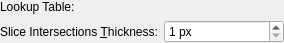
<?xml version="1.0" encoding="UTF-8"?>
<ui version="4.0">
 <class>qSlicerLabelMapVolumeDisplayWidget</class>
 <widget class="qSlicerWidget" name="qSlicerLabelMapVolumeDisplayWidget">
  <property name="geometry">
   <rect>
    <x>0</x>
    <y>0</y>
    <width>284</width>
    <height>33</height>
   </rect>
  </property>
  <property name="windowTitle">
   <string>Form</string>
  </property>
  <layout class="QGridLayout" name="gridLayout">
   <property name="margin">
    <number>0</number>
   </property>
   <item row="0" column="0">
    <widget class="QLabel" name="LookupTableLabel">
     <property name="text">
      <string>Lookup Table:</string>
     </property>
    </widget>
   </item>
   <item row="0" column="1">
    <widget class="qMRMLColorTableComboBox" name="ColorTableComboBox">
     <property name="addEnabled">
      <bool>false</bool>
     </property>
     <property name="removeEnabled">
      <bool>false</bool>
     </property>
    </widget>
   </item>
   <item row="1" column="0">
     <widget class="QLabel" name="SliceIntersectionThicknessLabel">
       <property name="text">
         <string>Slice Intersections &amp;Thickness:</string>
       </property>
       <property name="buddy">
         <cstring>SliceIntersectionThicknessSpinBox</cstring>
       </property>
     </widget>
   </item>
   <item row="1" column="1">
     <widget class="QSpinBox" name="SliceIntersectionThicknessSpinBox">
       <property name="suffix">
         <string> px</string>
       </property>
       <property name="minimum">
         <number>1</number>
       </property>
       <property name="maximum">
         <number>20</number>
       </property>
       <property name="value">
         <number>1</number>
       </property>
       <property name="singleStep">
         <number>1</number>
       </property>
       <property name="toolTip">
         <string>Width of the label outline when displayed unfilled</string>
       </property>
     </widget>
   </item>
   <item row="2" column="0" colspan="2">
    <spacer name="verticalSpacer">
     <property name="orientation">
      <enum>Qt::Vertical</enum>
     </property>
     <property name="sizeHint" stdset="0">
      <size>
       <width>20</width>
       <height>40</height>
      </size>
     </property>
    </spacer>
   </item>
  </layout>
 </widget>
 <customwidgets>
  <customwidget>
   <class>qMRMLColorTableComboBox</class>
   <extends>qMRMLNodeComboBox</extends>
   <header>qMRMLColorTableComboBox.h</header>
  </customwidget>
  <customwidget>
   <class>qMRMLNodeComboBox</class>
   <extends>QWidget</extends>
   <header>qMRMLNodeComboBox.h</header>
  </customwidget>
  <customwidget>
   <class>qSlicerWidget</class>
   <extends>QWidget</extends>
   <header>qSlicerWidget.h</header>
   <container>1</container>
  </customwidget>
 </customwidgets>
 <resources/>
 <connections>
  <connection>
   <sender>qSlicerLabelMapVolumeDisplayWidget</sender>
   <signal>mrmlSceneChanged(vtkMRMLScene*)</signal>
   <receiver>ColorTableComboBox</receiver>
   <slot>setMRMLScene(vtkMRMLScene*)</slot>
   <hints>
    <hint type="sourcelabel">
     <x>299</x>
     <y>273</y>
    </hint>
    <hint type="destinationlabel">
     <x>271</x>
     <y>17</y>
    </hint>
   </hints>
  </connection>
 </connections>
</ui>
